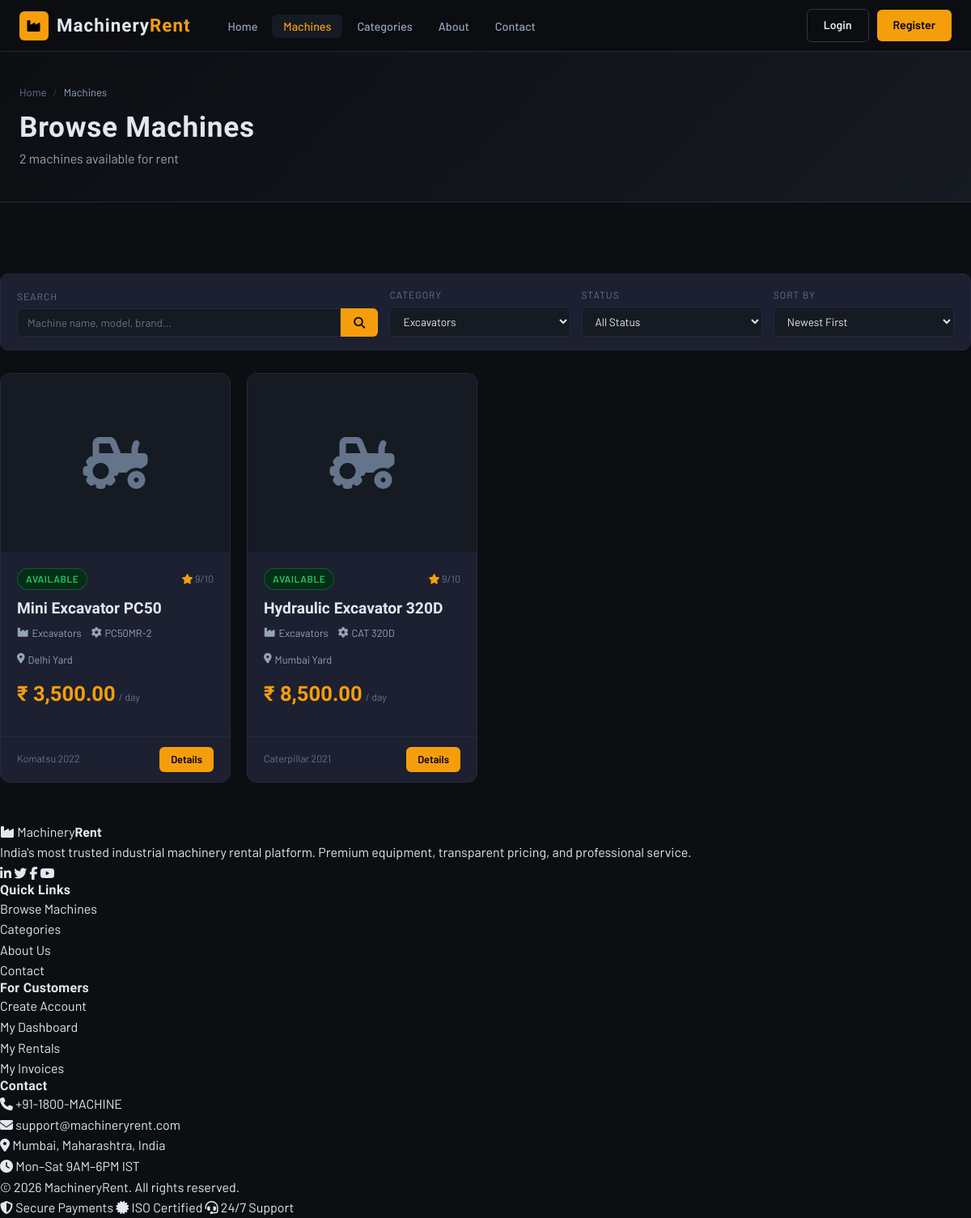
Screenshot of /machines.php?category=1 with the database file from the repository.
### tables this page shows
CREATE TABLE machines (
    id INT AUTO_INCREMENT PRIMARY KEY,
    category_id INT NOT NULL,
    name VARCHAR(150) NOT NULL,
    model VARCHAR(100),
    manufacturer VARCHAR(100),
    year_of_manufacture YEAR,
    serial_number VARCHAR(100) UNIQUE,
    description TEXT,
    daily_rate DECIMAL(10,2) NOT NULL,
    weekly_rate DECIMAL(10,2),
    monthly_rate DECIMAL(10,2),
    deposit_amount DECIMAL(10,2) DEFAULT 0,
    capacity VARCHAR(100),
    weight VARCHAR(50),
    dimensions VARCHAR(100),
    fuel_type VARCHAR(50),
    horsepower VARCHAR(50),
    location VARCHAR(200),
    status ENUM('available','rented','maintenance','retired') DEFAULT 'available',
    condition_rating TINYINT DEFAULT 5 COMMENT '1-10 scale',
    total_rentals INT DEFAULT 0,
    images JSON,
    specifications JSON,
    created_at TIMESTAMP DEFAULT CURRENT_TIMESTAMP,
    FOREIGN KEY (category_id) REFERENCES categories(id)
);

CREATE TABLE categories (
    id INT AUTO_INCREMENT PRIMARY KEY,
    name VARCHAR(100) NOT NULL,
    slug VARCHAR(100) UNIQUE NOT NULL,
    description TEXT,
    icon VARCHAR(50),
    image VARCHAR(255),
    status ENUM('active', 'inactive') DEFAULT 'active',
    created_at TIMESTAMP DEFAULT CURRENT_TIMESTAMP
);

### config.php (called while the page is built, shortened)
<?php
function formatCurrency($amount) {
    return CURRENCY . ' ' . number_format($amount, 2);
}
function sanitize($data) {
    return htmlspecialchars(strip_tags(trim($data)));
}

### machines.php (the view, shortened to what this page needs)
<?php
require_once '../includes/config.php';
$db = getDB();
$catId    = (int)($_GET['category'] ?? 0);
$search   = sanitize($_GET['q'] ?? '');
$sort     = sanitize($_GET['sort'] ?? 'newest');
$page     = max(1, (int)($_GET['page'] ?? 1));
$perPage  = 12;
$offset   = ($page - 1) * $perPage;
$where = ['1=1'];
$params = [];
if ($catId) { $where[] = 'm.category_id = ?'; $params[] = $catId; }
$whereStr = implode(' AND ', $where);
$orderBy = match($sort) {
    'price_asc'  => 'm.daily_rate ASC',
    'price_desc' => 'm.daily_rate DESC',
    'rating'     => 'm.condition_rating DESC',
    default      => 'm.id DESC',
};
$countStmt = $db->prepare("SELECT COUNT(*) FROM machines m WHERE $whereStr");
$countStmt->execute($params);
$total = $countStmt->fetchColumn();
$stmt = $db->prepare("SELECT m.*, c.name as cat_name FROM machines m JOIN categories c ON m.category_id=c.id WHERE $whereStr ORDER BY $orderBy LIMIT $perPage OFFSET $offset");
$stmt->execute($params);
$machines = $stmt->fetchAll();
$categories = $db->query("SELECT * FROM categories WHERE status='active' ORDER BY name")->fetchAll();
?>
<?php include '../includes/header.php'; ?>
<main class="main-content">
<div class="page-header">
  <div class="container">
    <div class="breadcrumb">
      <a href="<?= SITE_URL ?>">Home</a>
      <span class="sep">/</span>
      <span class="current">Machines</span>
    </div>
    <h1>Browse Machines</h1>
    <p><?= $total ?> machines available for rent</p>
  </div>
</div>
<div class="container section-sm">
  <form method="GET" class="filter-bar">
    <div class="filter-group" style="flex:2;">
      <label>Search</label>
      <div class="filter-search">
        <input type="text" name="q" class="form-control" placeholder="Machine name, model, brand..." value="<?= htmlspecialchars($search) ?>">
        <button type="submit" class="btn btn-primary"><i class="fas fa-search"></i></button>
      </div>
    </div>
    <div class="filter-group">
      <label>Category</label>
      <select name="category" class="form-control">
        <?php foreach($categories as $c): ?>
        <option value="<?= $c['id'] ?>" <?= $catId == $c['id'] ? 'selected' : '' ?>><?= htmlspecialchars($c['name']) ?></option>
        <?php endforeach; ?>
      </select>
    </div>
    <div class="filter-group">
      <label>Status</label>
      <select name="status" class="form-control">
        <option value="">All Status</option>
      </select>
    </div>
    <div class="filter-group">
      <label>Sort By</label>
      <select name="sort" class="form-control">
        <option value="newest" <?= $sort==='newest' ? 'selected' : '' ?>>Newest First</option>
      </select>
    </div>
  </form>
  <?php if (empty($machines)): ?>
  <div class="empty-state">
    <i class="fas fa-tractor"></i>
    <h3>No Machines Found</h3>
    <p>Try adjusting your filters or search query.</p>
    <a href="machines.php" class="btn btn-outline mt-2">Clear Filters</a>
  </div>
  <?php else: ?>
  <div class="grid-4">
    <?php foreach ($machines as $m): ?>
    <div class="card fade-in">
      <div class="card-img"><i class="fas fa-tractor"></i></div>
      <div class="card-body">
        <div style="display:flex;align-items:center;justify-content:space-between;margin-bottom:8px;">
          <span class="status-badge status-<?= $m['status'] ?>"><?= ucfirst($m['status']) ?></span>
          <span style="font-size:0.78rem;color:var(--text3);"><i class="fas fa-star text-accent"></i> <?= $m['condition_rating'] ?>/10</span>
        </div>
        <div class="card-title"><?= htmlspecialchars($m['name']) ?></div>
        <div class="card-meta">
          <span><i class="fas fa-industry"></i> <?= htmlspecialchars($m['cat_name']) ?></span>
          <span><i class="fas fa-cog"></i> <?= htmlspecialchars($m['model'] ?? 'N/A') ?></span>
          <span><i class="fas fa-map-marker-alt"></i> <?= htmlspecialchars($m['location']) ?></span>
        </div>
        <div class="card-price">
          <span class="price-amount"><?= formatCurrency($m['daily_rate']) ?></span>
          <span class="price-unit">/ day</span>
        </div>
      </div>
      <div class="card-footer">
        <span style="font-size:0.78rem;color:var(--text3);"><?= $m['manufacturer'] ?> <?= $m['year_of_manufacture'] ?></span>
        <a href="machine-detail.php?id=<?= $m['id'] ?>" class="btn btn-primary btn-sm">Details</a>
      </div>
    </div>
    <?php endforeach; ?>
  </div>
  <?php endif; ?>
</div>
</main>
<?php include '../includes/footer.php'; ?>

### main.css (style rules this page uses)
:root { --bg: #0c0e12; --bg2: #111318; --surface: #161a22; --card: #1c2030; --border: #252b3b; --border2: #2e3650; --accent: #f59e0b; --accent-dark: #d97706; --accent-glow: rgba(245,158,11,0.15); --blue: #3b82f6; --green: #22c55e; --red: #ef4444; --orange: #f97316; --text: #e2e8f0; --text2: #94a3b8; --text3: #64748b; --radius: 8px; --shadow: 0 4px 24px rgba(0,0,0,0.4); --shadow-lg: 0 12px 48px rgba(0,0,0,0.6); }
* { margin:0; padding:0; box-sizing:border-box; }
html { scroll-behavior:smooth; }
body { background: var(--bg); color: var(--text); font-family: 'Barlow', sans-serif; font-weight: 400; line-height: 1.6; }
a { color: inherit; text-decoration: none; }
h1,h2,h3,h4,h5 { font-family: 'Barlow Condensed', sans-serif; font-weight: 700; letter-spacing: 0.02em; line-height: 1.15; }
.btn { display: inline-flex; align-items: center; gap: 8px; padding: 8px 20px; border-radius: 6px; font-family: 'Barlow', sans-serif; font-weight: 600; font-size: 0.88rem; cursor: pointer; border: none; transition: all 0.2s; white-space: nowrap; }
.btn-primary { background: var(--accent); color: #000; }
.btn-sm { padding:5px 14px; font-size:0.8rem; }
.main-content { min-height: 100vh; padding-top: 64px; }
.container { max-width: 1280px; margin: 0 auto; padding: 0 24px; }
.section-sm { padding: 48px 0; }
.card { background: var(--card); border: 1px solid var(--border); border-radius: 12px; overflow: hidden; transition: all 0.3s; }
.card-img { width: 100%; height: 220px; object-fit: cover; background: var(--surface); display: flex; align-items: center; justify-content: center; font-size: 4rem; color: var(--text3); overflow: hidden; }
.card-body { padding: 20px; }
.card-title { font-family: 'Barlow Condensed', sans-serif; font-size: 1.2rem; font-weight: 700; margin-bottom: 4px; }
.card-meta { display: flex; gap: 12px; flex-wrap: wrap; font-size: 0.8rem; color: var(--text2); margin-bottom: 12px; }
.card-meta span { display:flex; align-items:center; gap:4px; }
.card-price { display: flex; align-items: baseline; gap: 4px; margin: 12px 0; }
.price-amount { font-family: 'Barlow Condensed', sans-serif; font-size: 1.6rem; font-weight: 700; color: var(--accent); }
.price-unit { font-size: 0.78rem; color: var(--text3); }
.card-footer { padding: 12px 20px; border-top: 1px solid var(--border); display: flex; align-items: center; justify-content: space-between; }
.status-badge { display: inline-flex; align-items: center; gap: 5px; padding: 3px 10px; border-radius: 20px; font-size: 0.75rem; font-weight: 600; text-transform: uppercase; letter-spacing: 0.5px; }
.status-available { background:#052e16; color:var(--green); border:1px solid rgba(34,197,94,0.3); }
.grid-4 { display:grid; grid-template-columns:repeat(4,1fr); gap:20px; }
.form-control { width: 100%; padding: 10px 14px; background: var(--surface); border: 1px solid var(--border); border-radius: 6px; color: var(--text); font-family: 'Barlow', sans-serif; font-size: 0.9rem; transition: border-color 0.2s; }
.form-control::placeholder { color:var(--text3); }
select.form-control option { background: var(--card); }
.page-header { background: linear-gradient(135deg, var(--bg) 0%, var(--surface) 100%); border-bottom: 1px solid var(--border); padding: 40px 0; margin-bottom: 40px; }
.page-header h1 { font-size: 2.2rem; font-weight: 900; }
.page-header p { color: var(--text2); margin-top: 6px; }
.breadcrumb { display: flex; align-items: center; gap: 8px; font-size: 0.82rem; color: var(--text3); margin-bottom: 12px; }
.breadcrumb a { color: var(--text3); }
.breadcrumb .sep { color: var(--border2); }
.breadcrumb .current { color: var(--text2); }
.filter-bar { background: var(--card); border: 1px solid var(--border); border-radius: 10px; padding: 16px 20px; display: flex; gap: 14px; align-items: flex-end; flex-wrap: wrap; margin-bottom: 28px; }
.filter-group { flex: 1; min-width: 150px; }
.filter-group label { display:block; font-size:0.75rem; color:var(--text3); margin-bottom:5px; text-transform:uppercase; letter-spacing:1px; }
.filter-group select, .filter-group input { padding:8px 12px; font-size:0.85rem; }
.filter-search { display: flex; gap: 0; flex: 2; }
.filter-search input { border-radius: 6px 0 0 6px; }
.filter-search button { border-radius: 0 6px 6px 0; padding: 8px 16px; }
.fade-in { animation: fadeDown 0.5s ease both; }
.text-accent { color: var(--accent); }

### rows the page displays
machines: status "AVAILABLE", condition_rating "9", name "Mini Excavator PC50", category.name "Excavators", model "PC50MR-2", location "Delhi Yard", daily_rate "₹ 3,500.00", manufacturer "Komatsu", year_of_manufacture "2022"
machines: status "AVAILABLE", condition_rating "9", name "Hydraulic Excavator 320D", category.name "Excavators", model "CAT 320D", location "Mumbai Yard", daily_rate "₹ 8,500.00", manufacturer "Caterpillar", year_of_manufacture "2021"

### other values shown
$total "2"
form field category "Excavators"
